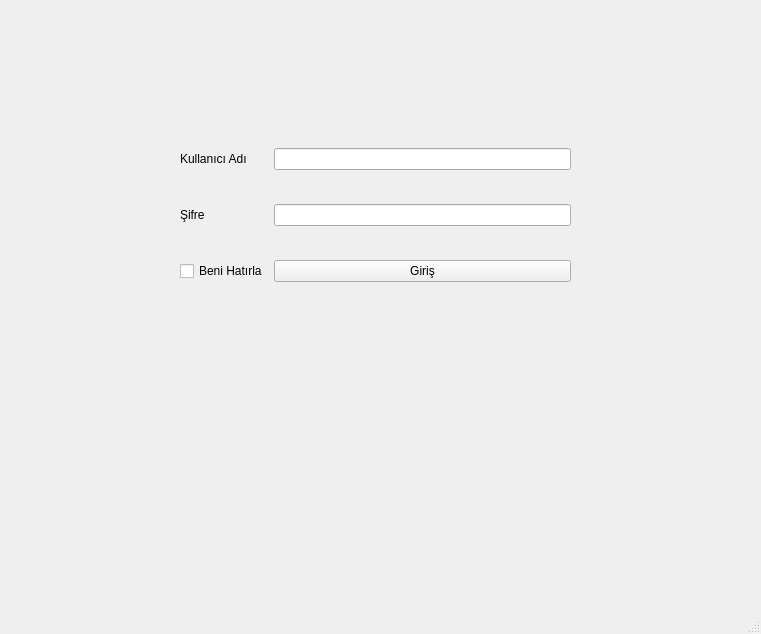
<?xml version="1.0" encoding="UTF-8"?>
<ui version="4.0">
 <class>MainWindow</class>
 <widget class="QMainWindow" name="MainWindow">
  <property name="geometry">
   <rect>
    <x>0</x>
    <y>0</y>
    <width>761</width>
    <height>634</height>
   </rect>
  </property>
  <property name="windowTitle">
   <string>MainWindow</string>
  </property>
  <widget class="QWidget" name="centralwidget">
   <widget class="QWidget" name="gridLayoutWidget">
    <property name="geometry">
     <rect>
      <x>180</x>
      <y>120</y>
      <width>391</width>
      <height>191</height>
     </rect>
    </property>
    <layout class="QGridLayout" name="gridLayout">
     <item row="0" column="1">
      <widget class="QLineEdit" name="input_kullaniciadi"/>
     </item>
     <item row="1" column="1">
      <widget class="QLineEdit" name="input_sifre"/>
     </item>
     <item row="0" column="0">
      <widget class="QLabel" name="labe_kullaniciadi">
       <property name="sizePolicy">
        <sizepolicy hsizetype="Preferred" vsizetype="Preferred">
         <horstretch>0</horstretch>
         <verstretch>0</verstretch>
        </sizepolicy>
       </property>
       <property name="maximumSize">
        <size>
         <width>16777215</width>
         <height>16777215</height>
        </size>
       </property>
       <property name="text">
        <string>Kullanıcı Adı</string>
       </property>
       <property name="textInteractionFlags">
        <set>Qt::LinksAccessibleByMouse</set>
       </property>
      </widget>
     </item>
     <item row="2" column="0">
      <widget class="QCheckBox" name="checkbox_benihatirla">
       <property name="text">
        <string>Beni Hatırla</string>
       </property>
      </widget>
     </item>
     <item row="1" column="0">
      <widget class="QLabel" name="label_sifre">
       <property name="text">
        <string>Şifre</string>
       </property>
      </widget>
     </item>
     <item row="2" column="1">
      <widget class="QPushButton" name="button_giris">
       <property name="text">
        <string>Giriş</string>
       </property>
      </widget>
     </item>
    </layout>
   </widget>
  </widget>
  <widget class="QMenuBar" name="menubar">
   <property name="geometry">
    <rect>
     <x>0</x>
     <y>0</y>
     <width>761</width>
     <height>22</height>
    </rect>
   </property>
  </widget>
  <widget class="QStatusBar" name="statusbar"/>
 </widget>
 <resources/>
 <connections/>
</ui>
